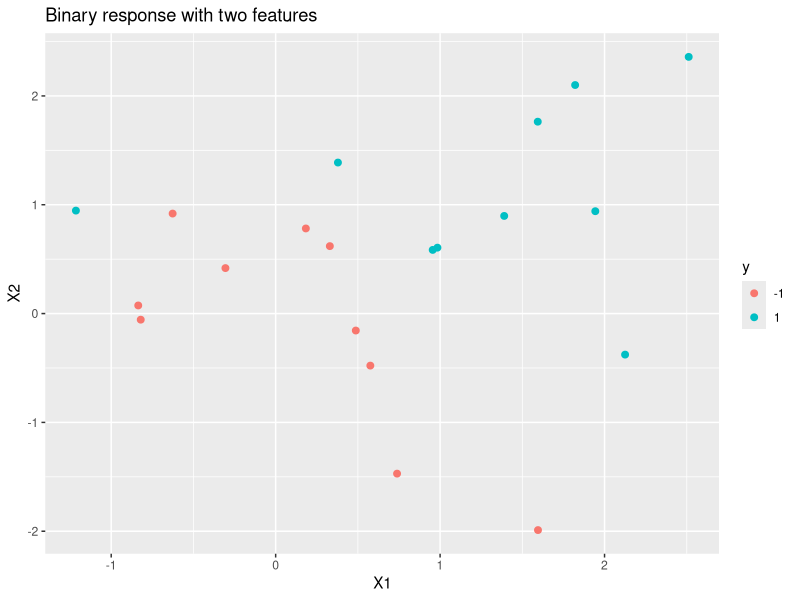
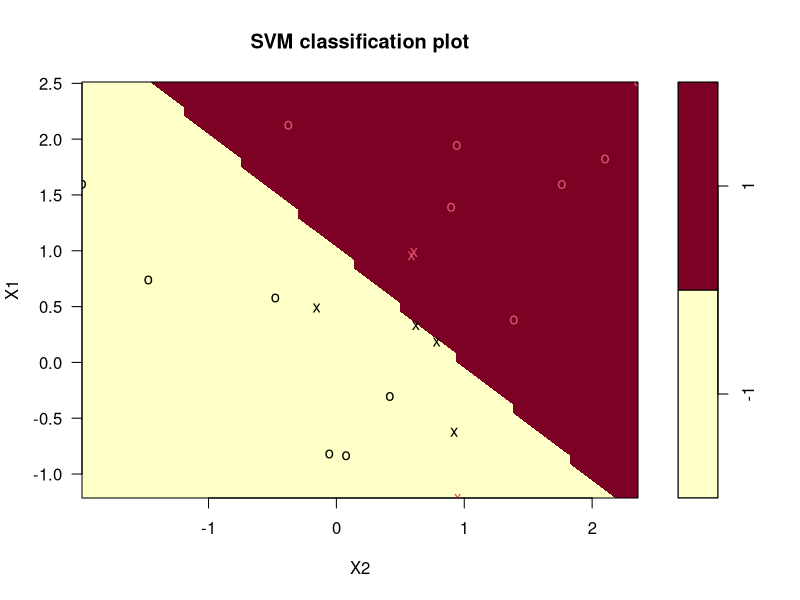
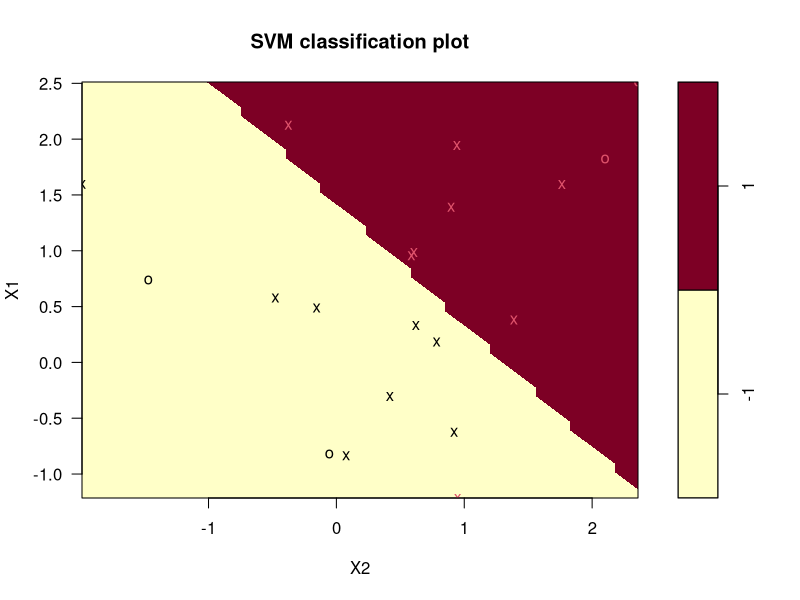
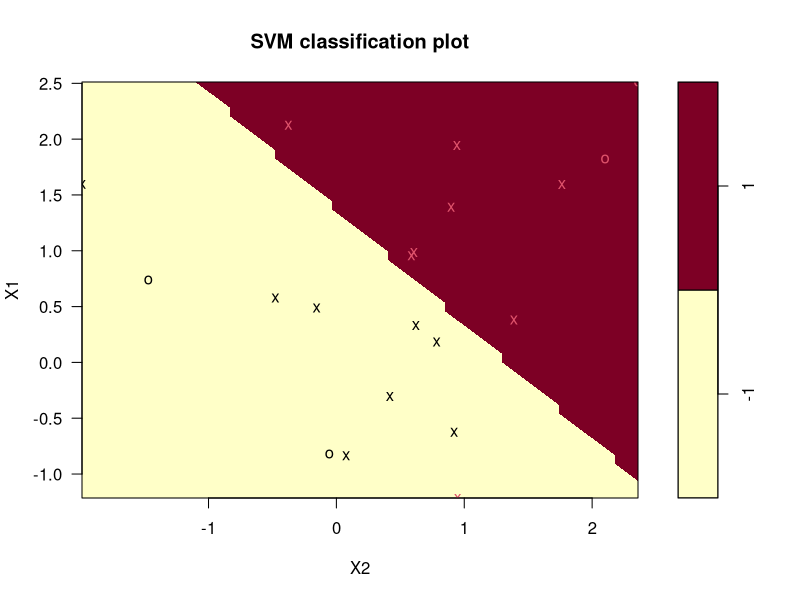
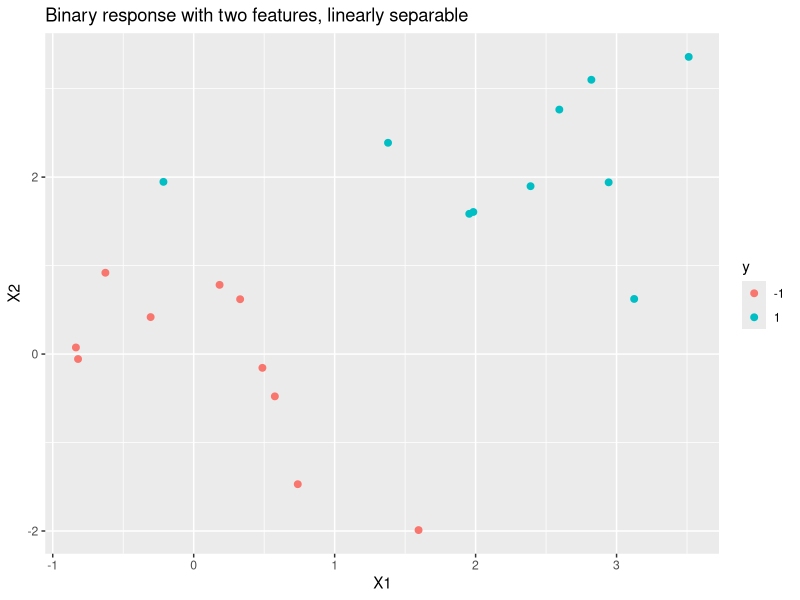
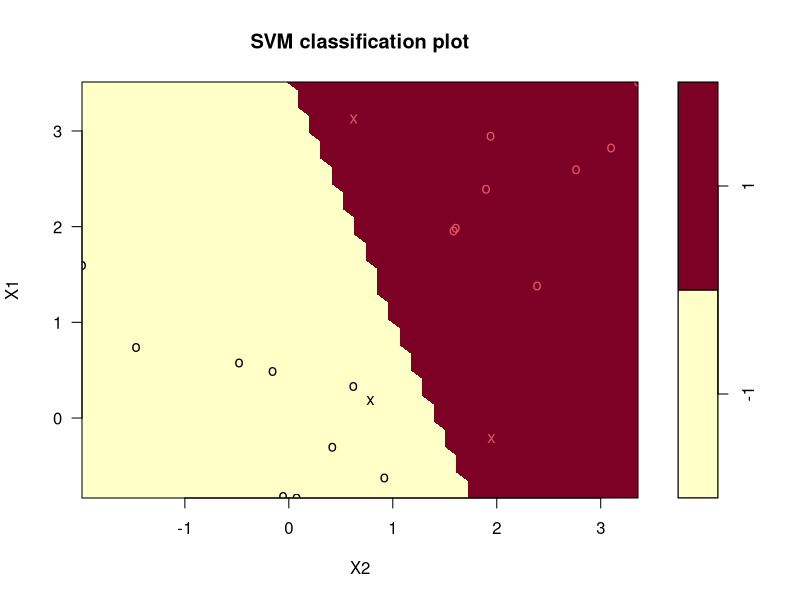
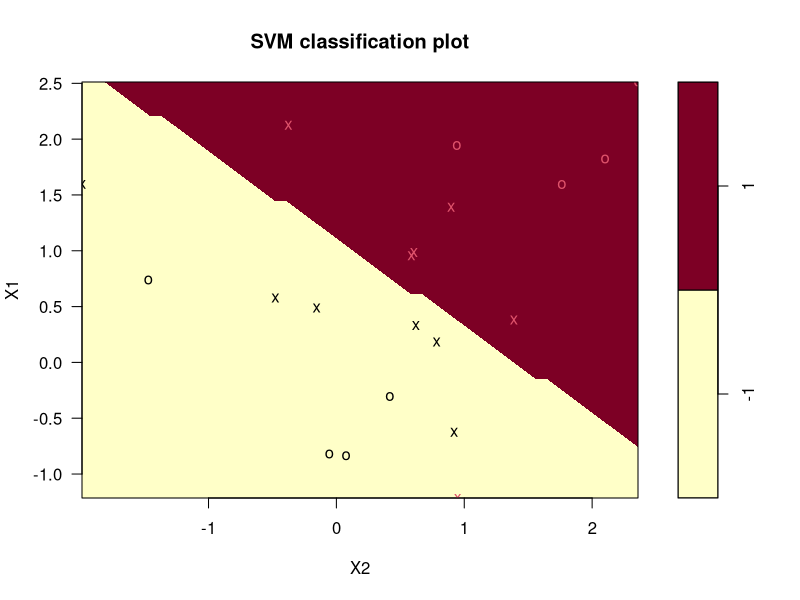

These charts were generated, in order, by the following R code: (Note: this script raises an error after producing the figures.)
## ---- chunk 1
set.seed(1)
x <- matrix(rnorm (20*2), ncol=2)
y <- c(rep(-1, 10), rep(1, 10))
x[y==1, ] <- x[y==1, ] + 1
## ---- chunk 2
library(tidyverse)
train_data <- data.frame(x, y)
train_data$y <- as.factor(y)
ggplot(train_data, aes(x = X1, y = X2, color = y)) +
  geom_point(size = 2) +
  labs(title = "Binary response with two features")
## ---- chunk 3
library(e1071)
m <- svm(
  y ~ ., 
  data = train_data,
  kernel = "linear",
  type = "C-classification",  # (default) for classification
  cost = 10,  # default is 1
  scale = FALSE  # do not standardize features
)
plot(m, train_data)
## ---- chunk 4
m$index
## ---- chunk 5
summary(m)
## ---- chunk 6
m <- svm(
  y ~ ., 
  data = train_data,
  kernel = "linear",
  type = "C-classification",  
  cost = 0.1,
  scale = FALSE
)
plot(m, train_data)
## ---- chunk 7
set.seed(1)
m_tune <- tune(
  svm,
  y ~ .,
  data = train_data,
  kernel ="linear",
  ranges = list(cost = c(0.001, 0.01, 0.1, 1, 5, 10, 100))
)
summary(m_tune)
## ---- chunk 8
m_best <- m_tune$best.model
summary(m_best)
## ---- chunk 9
plot(m_best, train_data)
## ---- chunk 10
train_data_2 <- train_data %>% 
  mutate(
    X1 = X1 + ifelse(y==1, 1.0, 0),
    X2 = X2 + ifelse(y==1, 1.0, 0)
  )
ggplot(train_data_2, aes(x = X1, y = X2, color = y)) +
  geom_point(size = 2) +
  labs(title = "Binary response with two features, linearly separable")
## ---- chunk 11
m2 <- svm(
  y ~ ., 
  data = train_data_2,
  kernel = "linear",
  cost = 1e5,
  scale = FALSE  # do not standardize features
)
plot(m2, train_data_2)
summary(m2)
## ---- chunk 12
set.seed(1)
m3_tune <- tune(
  svm,
  y ~ .,
  data = train_data,
  kernel ="polynomial",
  ranges = list(
    cost = c(0.001, 0.01, 0.1, 1, 5, 10, 100),
    degree = c(1, 2, 3)
  )
)
summary(m3_tune)
## ---- chunk 13
m3_best <- m3_tune$best.model
summary(m3_best)
## ---- chunk 14
plot(m3_best, train_data)
## ---- chunk 15
library(caret)

train_data_3 <- train_data %>%
  mutate(y = factor(y, labels = c("A", "B")))

m4 <- train(
  y ~ .,
  data = train_data_3,
  method = "svmPoly",
  preProcess = c("center", "scale"),
  trControl = trainControl(
    method = "cv",
    number = 5,
    summaryFunction = twoClassSummary,	# Use AUC to pick the best model
    classProbs=TRUE
  )
)

m4$bestTune
## ---- chunk 16
plot(m4)
